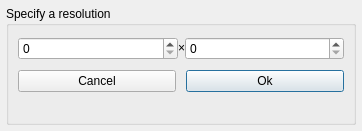
<?xml version="1.0" encoding="UTF-8"?>
<ui version="4.0">
 <class>ResolutionDialog</class>
 <widget class="QWidget" name="ResolutionDialog">
  <property name="geometry">
   <rect>
    <x>0</x>
    <y>0</y>
    <width>362</width>
    <height>131</height>
   </rect>
  </property>
  <property name="focusPolicy">
   <enum>Qt::ClickFocus</enum>
  </property>
  <property name="windowTitle">
   <string>Force input resolution</string>
  </property>
  <layout class="QVBoxLayout" name="verticalLayout">
   <property name="leftMargin">
    <number>6</number>
   </property>
   <property name="topMargin">
    <number>6</number>
   </property>
   <property name="rightMargin">
    <number>6</number>
   </property>
   <property name="bottomMargin">
    <number>6</number>
   </property>
   <item>
    <widget class="QGroupBox" name="groupBox">
     <property name="title">
      <string>Specify a resolution</string>
     </property>
     <layout class="QVBoxLayout" name="verticalLayout_2">
      <property name="spacing">
       <number>10</number>
      </property>
      <property name="topMargin">
       <number>11</number>
      </property>
      <property name="bottomMargin">
       <number>6</number>
      </property>
      <item>
       <layout class="QHBoxLayout" name="horizontalLayout">
        <property name="spacing">
         <number>0</number>
        </property>
        <item>
         <widget class="QSpinBox" name="spinBox_x">
          <property name="sizePolicy">
           <sizepolicy hsizetype="Minimum" vsizetype="Preferred">
            <horstretch>0</horstretch>
            <verstretch>0</verstretch>
           </sizepolicy>
          </property>
         </widget>
        </item>
        <item>
         <widget class="QLabel" name="label">
          <property name="sizePolicy">
           <sizepolicy hsizetype="Maximum" vsizetype="Preferred">
            <horstretch>0</horstretch>
            <verstretch>0</verstretch>
           </sizepolicy>
          </property>
          <property name="text">
           <string>&amp;times;</string>
          </property>
          <property name="textFormat">
           <enum>Qt::RichText</enum>
          </property>
         </widget>
        </item>
        <item>
         <widget class="QSpinBox" name="spinBox_y">
          <property name="sizePolicy">
           <sizepolicy hsizetype="Minimum" vsizetype="Preferred">
            <horstretch>0</horstretch>
            <verstretch>0</verstretch>
           </sizepolicy>
          </property>
         </widget>
        </item>
       </layout>
      </item>
      <item>
       <layout class="QHBoxLayout" name="horizontalLayout_2">
        <item>
         <widget class="QPushButton" name="pushButton_cancel">
          <property name="sizePolicy">
           <sizepolicy hsizetype="Minimum" vsizetype="Minimum">
            <horstretch>0</horstretch>
            <verstretch>0</verstretch>
           </sizepolicy>
          </property>
          <property name="minimumSize">
           <size>
            <width>70</width>
            <height>0</height>
           </size>
          </property>
          <property name="text">
           <string>Cancel</string>
          </property>
         </widget>
        </item>
        <item>
         <widget class="QPushButton" name="pushButton_ok">
          <property name="sizePolicy">
           <sizepolicy hsizetype="Minimum" vsizetype="Minimum">
            <horstretch>0</horstretch>
            <verstretch>0</verstretch>
           </sizepolicy>
          </property>
          <property name="minimumSize">
           <size>
            <width>70</width>
            <height>0</height>
           </size>
          </property>
          <property name="text">
           <string>Ok</string>
          </property>
          <property name="default">
           <bool>true</bool>
          </property>
         </widget>
        </item>
       </layout>
      </item>
      <item>
       <spacer name="verticalSpacer">
        <property name="orientation">
         <enum>Qt::Vertical</enum>
        </property>
        <property name="sizeHint" stdset="0">
         <size>
          <width>20</width>
          <height>999999</height>
         </size>
        </property>
       </spacer>
      </item>
     </layout>
    </widget>
   </item>
  </layout>
 </widget>
 <tabstops>
  <tabstop>spinBox_x</tabstop>
  <tabstop>spinBox_y</tabstop>
  <tabstop>pushButton_cancel</tabstop>
 </tabstops>
 <resources/>
 <connections/>
</ui>
